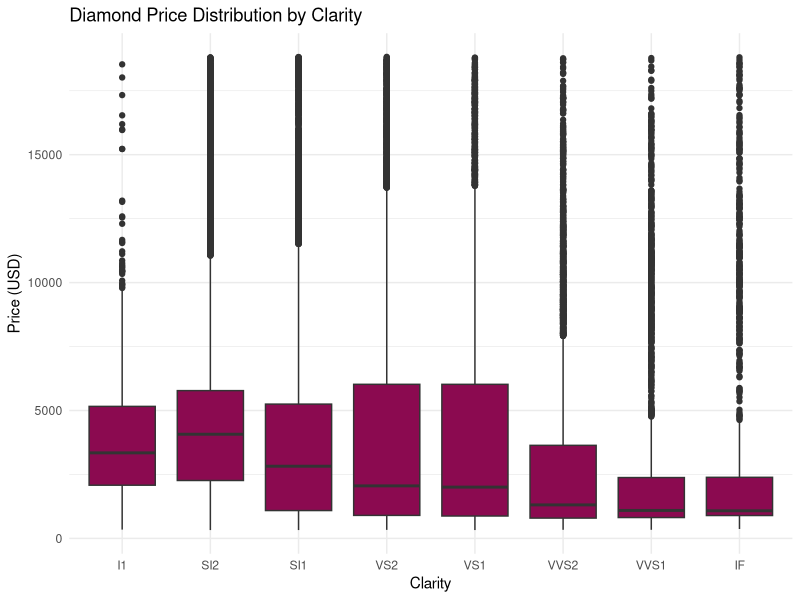

Write the R code that produced this figure.
## ---- chunk 1
library(ggplot2)
dim(diamonds)
## ---- chunk 2
ggplot(diamonds, aes(x = clarity, y = price)) +
  geom_boxplot(fill = "deeppink4") +
  labs(
    title = "Diamond Price Distribution by Clarity",
    x = "Clarity",
    y = "Price (USD)"
  ) +
  theme_minimal()
